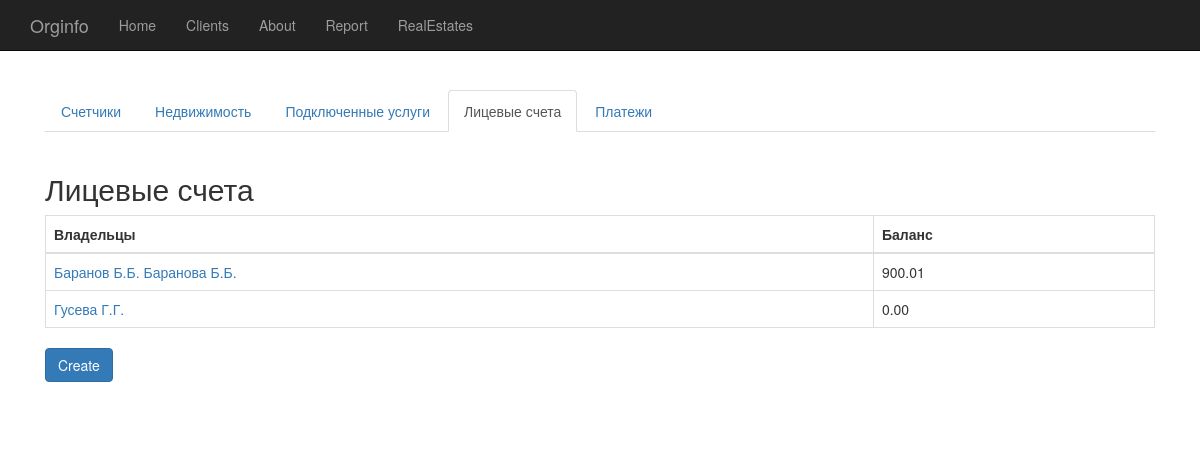
The page /real_estates/3/accounts/ on the database as committed earlier.
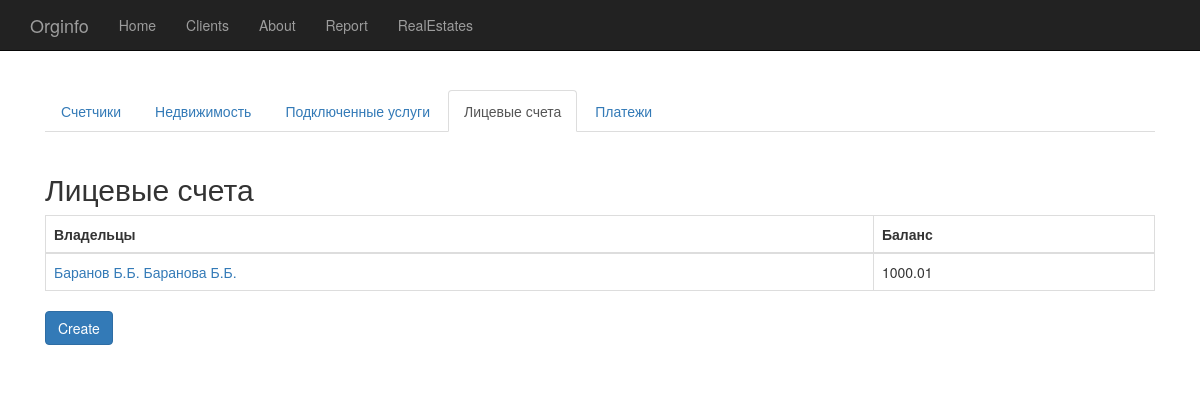
The same page on the database as committed later.
### accounting/models.py (models this page shows, shortened)
class Account(models.Model):
    real_estate = models.ForeignKey(RealEstate)
    balance = models.DecimalField(max_digits=8, decimal_places=2, default=0)
    owners = models.TextField()

### accounting/views.py (the view)
# urls.py: url(r'^real_estates/(?P<real_estate_id>\d+)/accounts/$', views.Accounts.as_view(), name='accounts'),
class Accounts(ListView):
    model = Account
    template_name = 'accounting/accounts.html'
    context_object_name = 'accounts'
    def get_queryset(self):
        return Account.objects.filter(real_estate=self.kwargs['real_estate_id']);
    def get_context_data(self, **kwargs):
        context = super(Accounts, self).get_context_data(**kwargs)
        context['real_estate_id'] = self.kwargs['real_estate_id']
        return context

### accounting/templates/accounting/accounts.html
{% extends "accounting/real-estate-menu-item.html" %}
{% block real_estate_tab_content %}
{% if accounts %}
    <h2>Лицевые счета</h2>
    <table class="table table-bordered">
        <thead>
            <tr>
                <th>Владельцы</th>
                <th>Баланс</th>
            </tr>
        </thead>
        <tbody>
        {% for account in accounts %}
            <tr>
                <td><a href="{% url "accounting:account" real_estate_id account.id %}">{{ account.owners }}</a></td>
                <td>{{ account.balance }}</td>
            </tr>
        {% endfor %}
        </tbody>
    </table>
{% else %}
    <p>Ни один лицевой счёт ни связан с недвижимостью.</p>
{% endif %}
<a class="btn btn-primary btn-default" role="button" href="{% url "accounting:create_account" real_estate_id %}">Create</a>
{% endblock %}

### accounting/templates/accounting/real-estate-menu-item.html
{% extends "starter-template.html" %}
{% block container %}
<ul class="nav nav-tabs" role="tablist">
  {% url "accounting:readings" real_estate_id as l2readings %}
  <li{% if request.get_full_path == l2readings %} class="active"{% endif %}><a href="{{ l2readings }}">Счетчики</a></li>
  {% url "accounting:update_real_estate" real_estate_id as l2real_estate %}
  <li{% if request.get_full_path == l2real_estate %} class="active"{% endif %}><a href="{{ l2real_estate }}">Недвижимость</a></li>
  {% url "accounting:service_usages" real_estate_id as l2services %}
  <li{% if request.get_full_path == l2services %} class="active"{% endif %}><a href="{{ l2services }}">Подключенные услуги</a></li>
  {% url "accounting:accounts" real_estate_id as l2accounts %}
  <li{% if request.get_full_path == l2accounts %} class="active"{% endif %}><a href="{{ l2accounts }}">Лицевые счета</a></li>
  {% url "accounting:payments" real_estate_id as l2payment %}
  <li{% if request.path == l2payment %} class="active"{% endif %}><a href="{{ l2payment }}">Платежи</a></li>
</ul>
<br />
{% block real_estate_tab_content %}
{% endblock %}
{% endblock %}

### orginfo/templates/starter-template.html (shortened to what this page needs)
{% extends "base.html" %}
{% block content %}
    <div class="navbar navbar-inverse navbar-fixed-top" role="navigation">
      <div class="container">
        <div class="navbar-header">
          <a class="navbar-brand" href="{% url 'accounting:index' %}">Orginfo</a>
        </div>
        <div class="collapse navbar-collapse">
          <ul class="nav navbar-nav">
            {% url 'accounting:index' as l2home %}
            <li{% if request.get_full_path == l2home %} class="active"{% endif %}><a href="{% url 'accounting:index' %}">Home</a></li>
            {% url 'accounting:clients' as l2clients %}
            <li{% if request.get_full_path == l2clients %} class="active"{% endif %}><a href="{% url 'accounting:clients' %}">Clients</a></li>
            {% url 'accounting:organization_details' as l2about %}
            <li{% if request.get_full_path == l2about %} class="active"{% endif %}><a href="{% url 'accounting:organization_details' %}">About</a></li>
            {% url 'accounting:report' as l2report %}
            <li{% if request.get_full_path == l2report %} class="active"{% endif %}><a href="{% url 'accounting:report' %}" target="_blank">Report</a></li>
            {% url 'accounting:real_estates' as l2realestates %}
            <li{% if request.get_full_path == l2realestates %} class="active"{% endif %}><a href="{{ l2realestates }}">RealEstates</a></li>
          </ul>
        </div>
      </div>
    </div>
    <div class="container">
      <div class="tmp">
      {% block container %}{% endblock %}
      </div>
    </div>
{% endblock %}

### orginfo/templates/base.html (shortened to what this page needs)
<!DOCTYPE html>
<html lang="en">
  <head>
    <link href="//netdna.bootstrapcdn.com/bootstrap/3.1.1/css/bootstrap.min.css" rel="stylesheet">
  </head>
  <body>
    {% block content %}{% endblock %}
  </body>
</html>

### orginfo/templates/starter-template.html (style rules this page uses)
body { padding-top: 50px; }
.tmp { padding: 40px 15px; }

Rows that differ between the two databases and show on the page:
removed Account: owners "Гусева Г.Г.", balance "0.00"
changed Account "Баранов Б.Б. Баранова Б.Б.": balance "900.01" → "1000.01"
